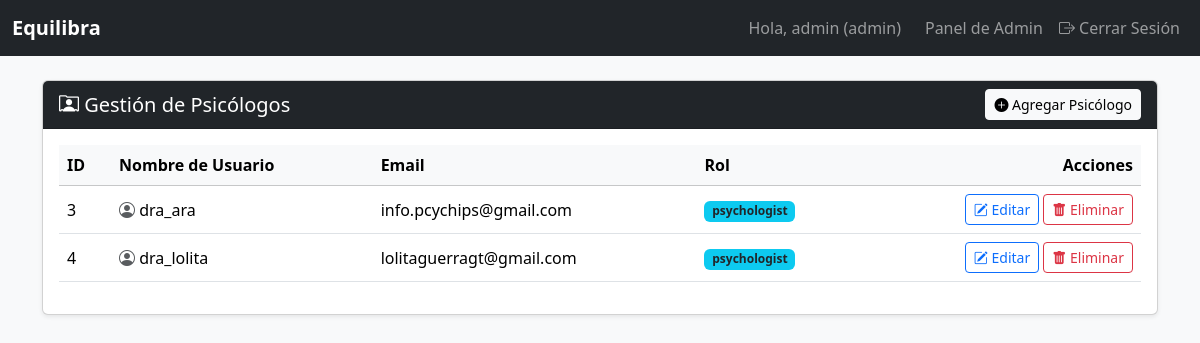
/admin/ (signed in), run on an earlier commit of the app's database.
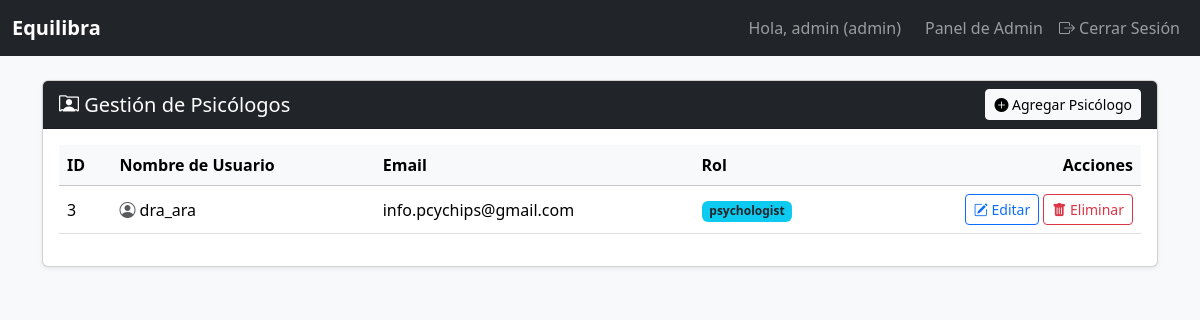
And on a later commit of the database.
### models.py (models this page shows, shortened)
class User(UserMixin, db.Model):
    id = db.Column(db.Integer, primary_key=True)
    username = db.Column(db.String(150), unique=True, nullable=False)
    email = db.Column(db.String(150), unique=True, nullable=False)
    password_hash = db.Column(db.String(256), nullable=False)
    role = db.Column(db.String(50), nullable=False, default='patient')
    status = db.Column(db.String(50), nullable=False, default='active')
    assigned_psychologist_id = db.Column(db.Integer, db.ForeignKey('user.id'), nullable=True)
    assigned_psychologist = db.relationship('User', remote_side=[id], backref='assigned_patients')
    messages = db.relationship('Message', backref='author', lazy=True)

### admin.py (the view)
@admin_bp.route('/')
@login_required
@admin_required
def dashboard():
    psychologists = User.query.filter_by(role='psychologist').all()
    return render_template('admin/dashboard.html', psychologists=psychologists)

### admin.py (called while the page is built)
def admin_required(f):
    @wraps(f)
    def decorated_function(*args, **kwargs):
        if not current_user.is_authenticated or current_user.role != 'admin':
            flash('Acceso no autorizado. Se requiere rol de administrador.', 'danger')
            return redirect(url_for('main.home'))
        return f(*args, **kwargs)
    return decorated_function

### app.py (called while the page is built)
@login_manager.user_loader
def load_user(user_id):
    return User.query.get(int(user_id))

### templates/admin/dashboard.html (shortened to what this page needs)
{% extends "base.html" %}
{% block content %}
<div class="card shadow-sm">
    <div class="card-header bg-dark text-white">
        <div class="d-flex justify-content-between align-items-center">
            <h5 class="mb-0"><i class="bi bi-person-rolodex"></i> Gestión de Psicólogos</h5>
            <a href="{{ url_for('admin.add_psychologist') }}" class="btn btn-light btn-sm">
                <i class="bi bi-plus-circle-fill"></i> Agregar Psicólogo
            </a>
        </div>
    </div>
    <div class="card-body">
        {% if psychologists %}
            <div class="table-responsive">
                <table class="table table-hover align-middle">
                    <thead class="table-light">
                        <tr>
                            <th scope="col">ID</th>
                            <th scope="col">Nombre de Usuario</th>
                            <th scope="col">Email</th>
                            <th scope="col">Rol</th>
                            <th scope="col" class="text-end">Acciones</th>
                        </tr>
                    </thead>
                    <tbody>
                        {% for psy in psychologists %}
                        <tr>
                            <td>{{ psy.id }}</td>
                            <td><i class="bi bi-person-circle text-muted"></i> {{ psy.username }}</td>
                            <td>{{ psy.email }}</td>
                            <td>
                                <span class="badge bg-info text-dark">{{ psy.role }}</span>
                            </td>
                            <td class="text-end">
                                <a href="{{ url_for('admin.edit_psychologist', psy_id=psy.id) }}" class="btn btn-outline-primary btn-sm">
                                    <i class="bi bi-pencil-square"></i> Editar
                                </a>
                                <button type="button" class="btn btn-outline-danger btn-sm" data-bs-toggle="modal" data-bs-target="#confirmDeleteModal-{{ psy.id }}">
                                    <i class="bi bi-trash-fill"></i> Eliminar
                                </button>
                            </td>
                        </tr>
                        {% endfor %}
                    </tbody>
                </table>
            </div>
        {% endif %}
    </div>
</div>
{% endblock %}

### templates/base.html (shortened to what this page needs)
<!DOCTYPE html>
<html lang="es">
<head>
    <link href="https://cdn.jsdelivr.net/npm/bootstrap@5.3.3/dist/css/bootstrap.min.css" rel="stylesheet">
    <link rel="stylesheet" href="https://cdn.jsdelivr.net/npm/bootstrap-icons@1.11.3/font/bootstrap-icons.min.css">
</head>
<body>
    <nav class="navbar navbar-expand-lg navbar-dark bg-dark">
        <div class="container-fluid">
            <a class="navbar-brand" href="{{ url_for('main.home') }}">  Equilibra</a>
            <div class="collapse navbar-collapse" id="navbarNav">
                <div class="navbar-nav ms-auto">
                    {% if current_user.is_authenticated %}
                        <span class="navbar-text me-3">
                            Hola, {{ current_user.username }} ({{ current_user.role }})
                        </span>
                        {% if current_user.role == 'psychologist' %}
                            <a class="nav-link" href="{{ url_for('main.dashboard') }}">Dashboard</a>
                        {% elif current_user.role == 'admin' %}
                            <a class="nav-link" href="{{ url_for('admin.dashboard') }}">Panel de Admin</a>
                        {% endif %}
                        <a class="nav-link" href="#" data-bs-toggle="modal" data-bs-target="#confirmLogoutModal">
                            <i class="bi bi-box-arrow-right"></i> Cerrar Sesión
                        </a>
                    {% else %}
                        <a class="nav-link" href="{{ url_for('auth.login') }}">Iniciar Sesión</a>
                        <a class="nav-link" href="{{ url_for('auth.register') }}">Registrarse</a>
                    {% endif %}
                </div>
            </div>
        </div>
    </nav>
    <main class="container mt-4">
        {% block content %}{% endblock %}
    </main>
</body>
</html>

### templates/base.html (style rules this page uses)
body { background-color: #f8f9fa; }
.navbar-brand { font-weight: bold; }

What changed in the data, as far as the page shows it:
no longer on this page (row edited): User: id "4", username "dra_lolita", email "lolitaguerragt@gmail.com", role "psychologist"
